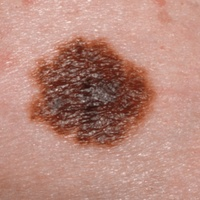
#> input picture Imagenes/Lunares DS/dysplasticNevi/Training/dysplasticNevi10.jpg, 200 x 200 px, shrunk from 300 x 300 before the run, found by its file name
$ python Clasificador_lunares_it.py
#> lines starting #> are read from the running program, lines starting #| are printed output that depends on the picture; after the words box and inside, x2 and y2 are one past the last pixel; in counts of white or black regions, pixels touching at a corner belong together
import cv2
import numpy as np
import glob

img = cv2.imread('C:/Users/Joan/Documents/U/Innovacion Tecnologica/Codigo/Imagenes/Lunares DS/dysplasticNevi/Training/dysplasticNevi10.jpg')
#> img is the input picture: shape (200, 200, 3); mean B, G, R 123.9, 136.1, 182.8
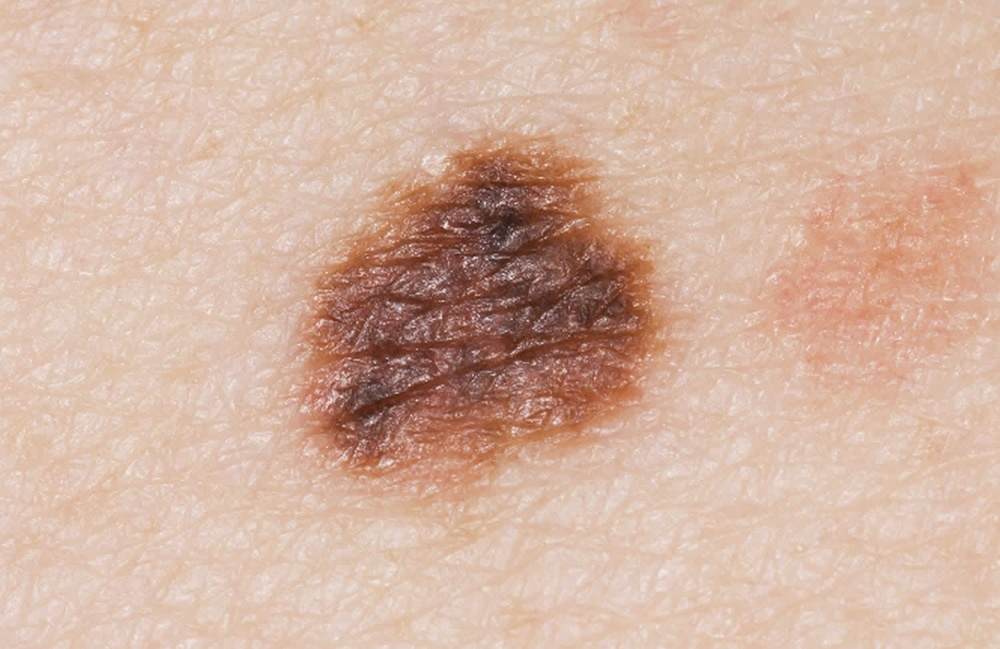
#> input picture Imagenes/Lunares DS/dysplasticNevi/Training/dysplasticNevi1.jpg, 1000 x 649 px, shrunk from 1500 x 974 before the run
#> further down, img is the input picture: shape (649, 1000, 3); mean B, G, R 161.1, 178.8, 212.3
def getFeatures(img):
 gray = cv2.cvtColor(img, cv2.COLOR_BGR2GRAY)
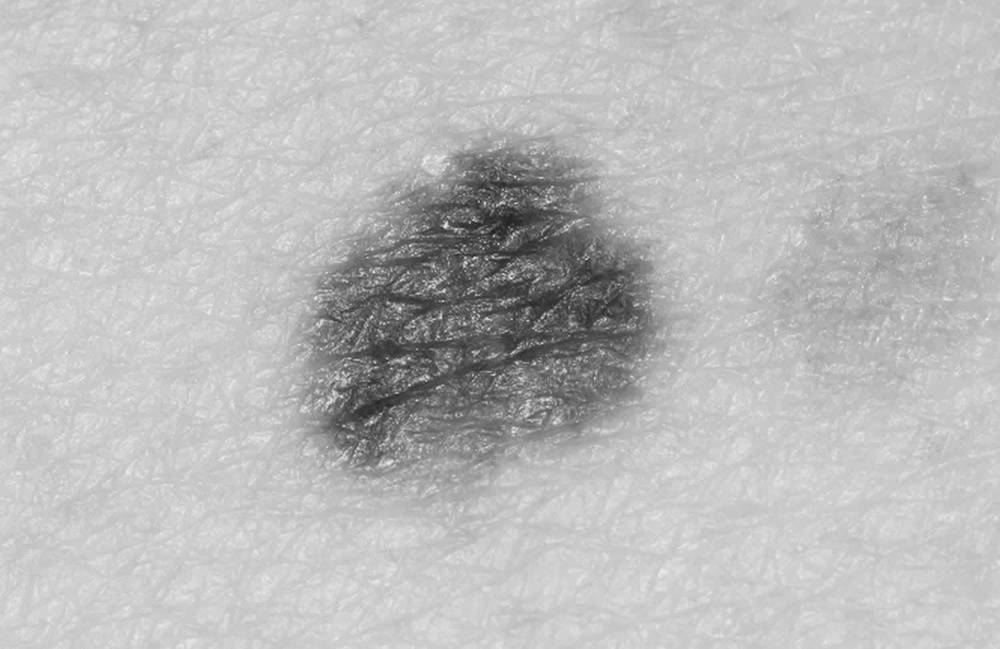
#> gray: shape (649, 1000); min 28, max 238, mean 186.8
 threshold,_ = cv2.threshold(gray,0,255,cv2.THRESH_OTSU)
#> threshold = 151
 mask = np.uint8(1*(gray<threshold))
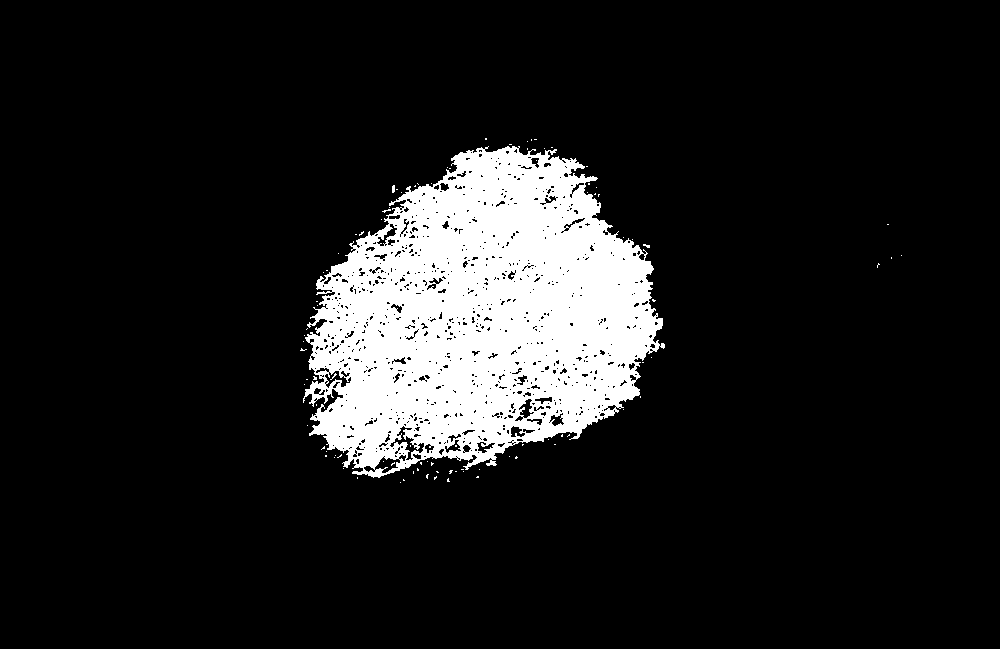
#> mask: shape (649, 1000); values 0 (black) and 1 (white), 11.9% white; 92 white regions (90 under 20 px), largest, box (x1, y1, x2, y2) and area: (303, 146, 665, 478) 77122, (392, 185, 395, 193) 22
 B=(1/255)*np.sum(img[:,:,0]*mask)/np.sum(mask)
#> B = 0.286
 G=(1/255)*np.sum(img[:,:,1]*mask)/np.sum(mask)
#> G = 0.354
 R=(1/255)*np.sum(img[:,:,2]*mask)/np.sum(mask)
#> R = 0.565
 return [B,G,R]

paths=['C:/Users/Joan/Documents/U/Innovacion Tecnologica/Codigo/Imagenes/Lunares DS/dysplasticNevi/Training/',
 'C:/Users/Joan/Documents/U/Innovacion Tecnologica/Codigo/Imagenes/Lunares DS/spitzNevus/Training/'
 ]
labels=[]
features=[]
for label, path in enumerate(paths):
   for path in paths :
      for filename in glob.glob(path+'*.jpg'):
         img=cv2.imread(filename)
         feature_vector=np.array(getFeatures(img))
#> feature_vector = [0.286, 0.354, 0.565]
         x=np
         features.append(x)
         labels.append(label)


# Para el grafico de puntos en 3R

import matplotlib.pyplot as plt


fig=plt.figure()
ax = fig.add_subplot(1, 1, 1, projection='3d')
for i, feature_row in enumerate(features):
 if labels[i]==-1:
    ax.scatter(feature_row[0],feature_row[1],feature_row[2],marker='*', c='k')
 else:
#> (the run stopped early here; a loop or call above may not have finished)
